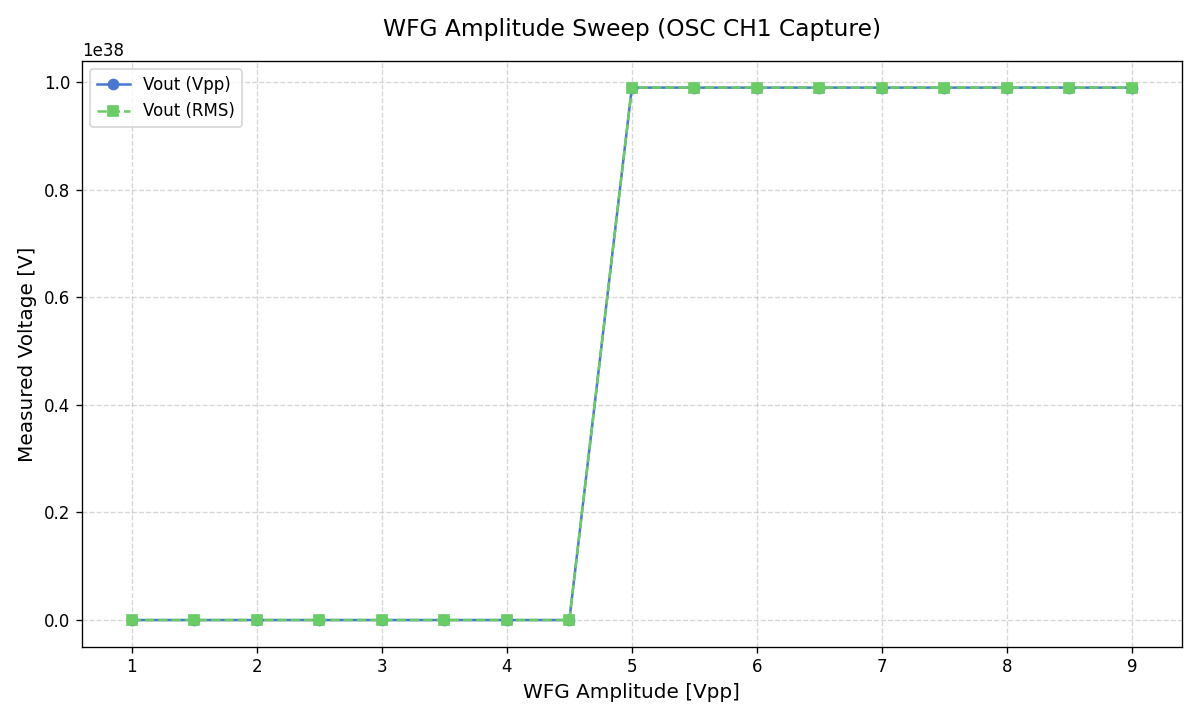

The script that saved this image:
"""
Generator Amplitude Sweep - Vout vs Gen Amplitude

Purpose:
  - Sweep WFG CH1 amplitude from 1V to 9V (Vpp).
  - Record Vout (RMS or Vpp) on OSC CH1.
  - Plot the results.
"""

import time
import numpy as np
import polars as pl
import matplotlib.pyplot as plt
from pytestlab import Bench, MeasurementSession

# --- Configuration Constants ---
BENCH_CONFIG = "bench.yaml"
RESULT_IMAGE = "gen_sweep_osc.png"

# Sweep Parameters
AMP_START, AMP_STOP, AMP_STEP = 1.0, 9.0, 0.5
FREQUENCY = 1000 # 1kHz

def setup_instruments(bench: Bench):
    """Initializes hardware for amplitude sweep."""
    wfg = bench.wfg
    osc = bench.osc
    
    print(f"⚙️  Initializing Hardware...")
    print(f"  WFG: {wfg.id()}")
    print(f"  OSC: {osc.id()}")
    
    # 1. Setup Waveform Generator
    # Initialize at 1Vpp, 1kHz
    wfg.channel(1).setup_sine(frequency=FREQUENCY, amplitude=AMP_START).enable()
    
    # 2. Setup Oscilloscope
    # For a 1V-9V range, we might need to adjust scale dynamically, 
    # but starting with a scale that fits most of it.
    # 9Vpp means +/- 4.5V. 1V/div gives 8V range. 
    osc.set_channel_axis(1, scale=1.5, offset=0)
    osc.auto_scale()
    
    time.sleep(1.0)
    print("✅ Setup complete.")

def run_amplitude_sweep(bench: Bench) -> pl.DataFrame:
    """Executes the WFG amplitude sweep."""
    amp_steps = np.arange(AMP_START, AMP_STOP + 0.1, AMP_STEP)
    
    print(f"📈 Capturing amplitude sweep ({len(amp_steps)} points)...")
    
    with MeasurementSession(bench=bench, name="gen_amplitude_sweep") as session:
        session.parameter("amplitude", amp_steps, unit="Vpp")
        
        @session.acquire
        def capture_point(amplitude, wfg, osc):
            # Set WFG amplitude
            wfg.channel(1).setup_sine(frequency=FREQUENCY, amplitude=float(amplitude))
            
            # Settle
            time.sleep(0.5)
            
            # Measure Vout
            res_vpp = osc.measure_voltage_peak_to_peak(1)
            v_out_vpp = res_vpp.values.nominal_value if hasattr(res_vpp.values, 'nominal_value') else float(res_vpp.values)
            
            res_rms = osc.measure_rms_voltage(1)
            v_out_rms = res_rms.values.nominal_value if hasattr(res_rms.values, 'nominal_value') else float(res_rms.values)
            
            return {
                "v_out_vpp": v_out_vpp,
                "v_out_rms": v_out_rms
            }
        
        experiment = session.run(show_progress=True)
        return experiment.data

def plot_results(df: pl.DataFrame):
    """Generates the sweep plot."""
    print(f"📊 Rendering plot to '{RESULT_IMAGE}'...")
    
    plt.style.use('seaborn-v0_8-muted')
    plt.figure(figsize=(10, 6), dpi=120)
    
    plt.plot(df["amplitude"], df["v_out_vpp"], marker='o', linestyle='-', label="Vout (Vpp)")
    plt.plot(df["amplitude"], df["v_out_rms"], marker='s', linestyle='--', label="Vout (RMS)")
    
    plt.title("WFG Amplitude Sweep (OSC CH1 Capture)", fontsize=14, pad=15)
    plt.xlabel("WFG Amplitude [Vpp]", fontsize=12)
    plt.ylabel("Measured Voltage [V]", fontsize=12)
    plt.grid(True, linestyle='--', alpha=0.5)
    plt.legend()
    
    plt.tight_layout()
    plt.savefig(RESULT_IMAGE)
    print(f"✅ Plot saved to {RESULT_IMAGE}.")

def main():
    try:
        with Bench.open(BENCH_CONFIG) as bench:
            setup_instruments(bench)
            data = run_amplitude_sweep(bench)
            plot_results(data)
            
            print("🔌 Disabling outputs...")
            bench.wfg.channel(1).disable()
            
    except Exception as e:
        print(f"❌ Error: {e}")

if __name__ == "__main__":
    main()
